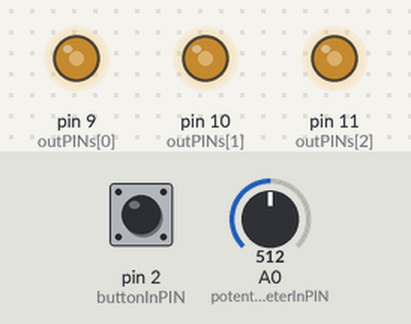
The sketch below on a simulated Arduino Uno, built with avr-gcc and run on an emulated ATmega328P. Shown: output pins drawn as LEDs (lit = HIGH). Inputs (shaded band) come from the test bench; at power-on: pin 2 (buttonInPIN) LOW, A0 (potentiometerInPIN) = 512.

Above: at 1.2 s.
1.3 s: pin 2 (buttonInPIN) pulled HIGH for 0.15 s
At 1.61 s:
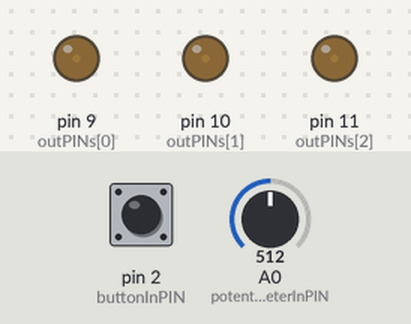
4.4 s: A0 (potentiometerInPIN) set to 716
7.4 s: A0 (potentiometerInPIN) set to 900
10.4 s: pin 2 (buttonInPIN) pulled HIGH for 1 s
At 11.9 s:
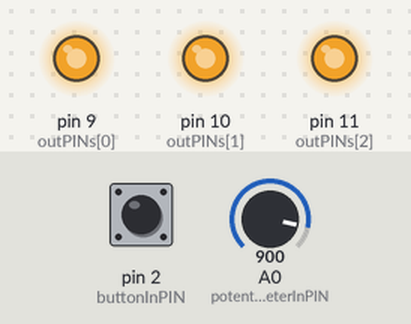
12.9 s: A0 (potentiometerInPIN) set to 511
At 14.1 s:
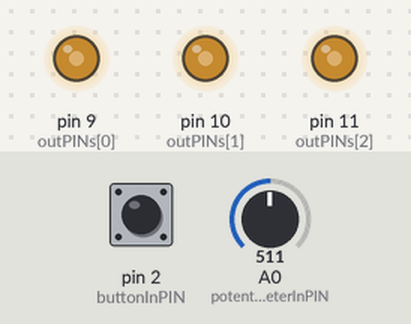
Timing chart, 0 to 15.4 s (numbered marks = the images above; inputs shaded):
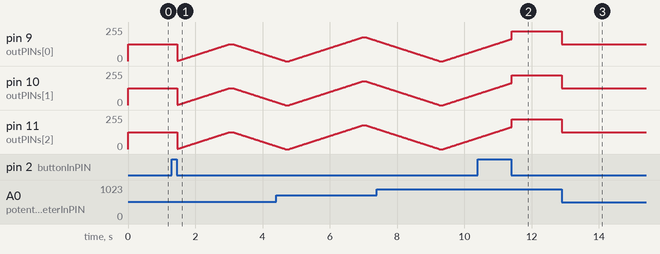

The sketch:

01_blinking_leds.ino
```cpp
/*
  Analog input, analog output, serial output

  Reads an analog input pin, maps the result to a range from 0 to 255 and uses
  the result to set the pulse width modulation (PWM) of an output pin.
  Also prints the results to the Serial Monitor.

  The circuit:
  - potentiometer:
      - connected to analog pin A0.
      - Center pin of the potentiometer goes to A0.
      - side pins of the potentiometer go to +5V and GND
  - LED connected from digital pin 9 to ground
  - button
      - attached to pin 2 and +5V
  -10K resistor attached to pin 2 and GND

  created 29 Dec. 2008
  modified 9 Apr 2012
  by Tom Igoe


*/

// These constants won't change. They're used to give names to the pins used:
const int potentiometerInPIN = A0;  // Analog input pin that the potentiometer is attached to
const int buttonInPIN = 2;
const int analogOutPin = 9; // Analog output pin that the LED is attached to

bool FADE_MODE = true;
bool BTN_PRESSED = false;
bool high = false;
bool low = true;
int btnPressTime = 0;
int timeToWaitBeforeNextPress = 500; // 500ms

float deltaTime = 0.0f;

//int[] outPINs = new int[]{9};
int outPINs[] = {9,10,11};
int totalOutPINs = sizeof(outPINs) / sizeof(*outPINs);
int osicillateTimer = 255;
int osicillateCounter = 0;
int osicillateIncrement = 1;

int rawSensorValue = 0;
int sensorValue = 0;        // value read from the pot
int outputValue = 0;        // value output to the PWM (analog out)

bool incrementPhase = true;

void setup_InputsAndOutputs(){
  pinMode(buttonInPIN, INPUT);
  for (int i = 0; i != totalOutPINs; ++i){
    pinMode(outPINs[i], OUTPUT);
  }
}

void setup() {

  setup_InputsAndOutputs();
  // initialize serial communications at 9600 bps:
  Serial.begin(9600);
}

void loop() {
  rawSensorValue = readValueFromPin(potentiometerInPIN);
  sensorValue = mapSensorToRGBValue(rawSensorValue);
  registerBtnPress();
  //Serial.print(pushBtnState + "\n");
  FADE_MODE = BTN_PRESSED;
  //Serial.print(FADE_MODE + "\n");
  if (FADE_MODE)
    fadeLED();
  else
    normalLED();
  delay(2);
}
```

output_functions.ino
```cpp
void osicillate(int& val){
  if (incrementPhase) {
    if (osicillateCounter < val) {
      osicillateCounter += osicillateIncrement;
      delay(10);
    } else {
      incrementPhase = false;
      delay(100  );
    }
  }else{
    if (osicillateCounter > 0) {
      osicillateCounter -= osicillateIncrement;
      delay(10);
    } else {
      incrementPhase = true;
      delay(100);
    }
  }

  feedToOutputPINs(osicillateCounter);
}

void feed(String& led, int& val, int& outpin) {
  analogWrite(outpin, val);
  printToSerialMonitor(led, val, outpin);
}

void feedToOutputPINs(int& val) {

  for (int i = 0; i != totalOutPINs; ++i) {
    String led = "led"+i;
    feed(led, val, *(outPINs+i));

  }
}

void printToSerialMonitor(String& led, int& in, int& out){
  /*Serial.print("Led = " + led);
  Serial.print("\tsensor = ");
  Serial.print(in);
  Serial.print("\t output = ");
  Serial.println(out);*/

}

void fadeLED() {
  osicillate(sensorValue);
}

void normalLED() {
  feedToOutputPINs(sensorValue);
}
```

potentiometer_functions.ino
```cpp
int readValueFromPin(const int& pin) {
  return analogRead(pin);
}

float toVoltage(int val) {
  return val * (5.0f/1023.0f);
}

int mapSensorToRGBValue(const int sensorValue) {
  return map(sensorValue, 0, 1023, 0, 255);
}
```

pushbutton_functions.ino
```cpp
// call during loop
void registerBtnPress(){
  int pushBtnState = digitalRead(buttonInPIN);
  if (low) {
    if (pushBtnState == HIGH) {
      low = false;
      btnPressTime = millis();
    }
  } else {

    if (pushBtnState == HIGH) {
      if (millis() - btnPressTime > timeToWaitBeforeNextPress){
        low = true;
      }
    }else{
      low = true;
      BTN_PRESSED = !BTN_PRESSED;
    }
  }
}
```

Measured:
- after the input at 12.9 s, pin 9 (outPINs[0]), pin 10 (outPINs[1]), pin 11 (outPINs[2]): 224/255 → 127/255 at once
